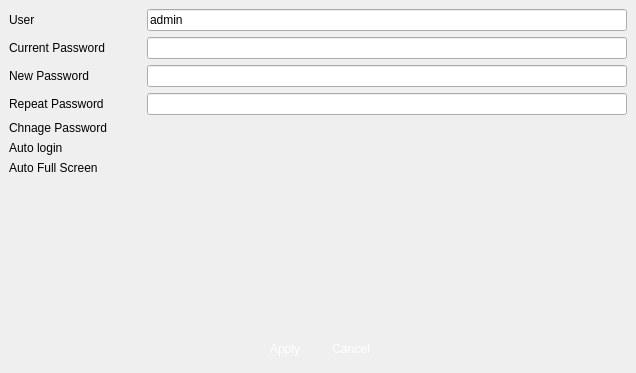
<?xml version="1.0" encoding="UTF-8"?>
<ui version="4.0">
 <class>VSCUser</class>
 <widget class="QWidget" name="VSCUser">
  <property name="geometry">
   <rect>
    <x>0</x>
    <y>0</y>
    <width>636</width>
    <height>373</height>
   </rect>
  </property>
  <property name="windowTitle">
   <string>Master Hard Disk Selecting</string>
  </property>
  <property name="windowIcon">
   <iconset>
    <normaloff>:/logo/resources/vscsmall.jpg</normaloff>:/logo/resources/vscsmall.jpg</iconset>
  </property>
  <layout class="QVBoxLayout" name="verticalLayout">
   <property name="spacing">
    <number>6</number>
   </property>
   <property name="leftMargin">
    <number>9</number>
   </property>
   <property name="topMargin">
    <number>9</number>
   </property>
   <property name="rightMargin">
    <number>9</number>
   </property>
   <property name="bottomMargin">
    <number>9</number>
   </property>
   <item>
    <layout class="QGridLayout" name="gridLayout">
     <property name="horizontalSpacing">
      <number>40</number>
     </property>
     <item row="5" column="0">
      <widget class="QLabel" name="label_6">
       <property name="text">
        <string>Auto login</string>
       </property>
      </widget>
     </item>
     <item row="1" column="0">
      <widget class="QLabel" name="label_2">
       <property name="text">
        <string>Current Password</string>
       </property>
      </widget>
     </item>
     <item row="6" column="0">
      <widget class="QLabel" name="label_3">
       <property name="text">
        <string>Auto Full Screen</string>
       </property>
      </widget>
     </item>
     <item row="0" column="0">
      <widget class="QLabel" name="label">
       <property name="text">
        <string>User</string>
       </property>
      </widget>
     </item>
     <item row="3" column="0">
      <widget class="QLabel" name="label_5">
       <property name="text">
        <string>Repeat Password</string>
       </property>
      </widget>
     </item>
     <item row="0" column="2">
      <widget class="QLineEdit" name="user">
       <property name="text">
        <string>admin</string>
       </property>
       <property name="readOnly">
        <bool>true</bool>
       </property>
      </widget>
     </item>
     <item row="2" column="2">
      <widget class="QLineEdit" name="newPasswd">
       <property name="maximumSize">
        <size>
         <width>16777215</width>
         <height>16777215</height>
        </size>
       </property>
       <property name="echoMode">
        <enum>QLineEdit::Password</enum>
       </property>
       <property name="readOnly">
        <bool>false</bool>
       </property>
      </widget>
     </item>
     <item row="6" column="2">
      <widget class="SwitchControl" name="autoFullScreen" native="true">
       <property name="minimumSize">
        <size>
         <width>0</width>
         <height>0</height>
        </size>
       </property>
       <property name="maximumSize">
        <size>
         <width>40</width>
         <height>25</height>
        </size>
       </property>
      </widget>
     </item>
     <item row="2" column="0">
      <widget class="QLabel" name="label_4">
       <property name="text">
        <string>New Password</string>
       </property>
      </widget>
     </item>
     <item row="1" column="2">
      <widget class="QLineEdit" name="curPasswd">
       <property name="maximumSize">
        <size>
         <width>16777215</width>
         <height>16777215</height>
        </size>
       </property>
       <property name="echoMode">
        <enum>QLineEdit::Password</enum>
       </property>
       <property name="readOnly">
        <bool>false</bool>
       </property>
      </widget>
     </item>
     <item row="3" column="2">
      <widget class="QLineEdit" name="repeatPasswd">
       <property name="maximumSize">
        <size>
         <width>16777215</width>
         <height>16777215</height>
        </size>
       </property>
       <property name="echoMode">
        <enum>QLineEdit::Password</enum>
       </property>
       <property name="readOnly">
        <bool>false</bool>
       </property>
      </widget>
     </item>
     <item row="5" column="2">
      <widget class="SwitchControl" name="autoLogin" native="true">
       <property name="minimumSize">
        <size>
         <width>0</width>
         <height>0</height>
        </size>
       </property>
       <property name="maximumSize">
        <size>
         <width>40</width>
         <height>25</height>
        </size>
       </property>
      </widget>
     </item>
     <item row="4" column="0">
      <widget class="QLabel" name="label_7">
       <property name="text">
        <string>Chnage Password</string>
       </property>
      </widget>
     </item>
     <item row="4" column="2">
      <widget class="SwitchControl" name="changePasswd" native="true">
       <property name="minimumSize">
        <size>
         <width>0</width>
         <height>0</height>
        </size>
       </property>
       <property name="maximumSize">
        <size>
         <width>40</width>
         <height>25</height>
        </size>
       </property>
      </widget>
     </item>
    </layout>
   </item>
   <item>
    <spacer name="verticalSpacer">
     <property name="orientation">
      <enum>Qt::Vertical</enum>
     </property>
     <property name="sizeHint" stdset="0">
      <size>
       <width>20</width>
       <height>40</height>
      </size>
     </property>
    </spacer>
   </item>
   <item>
    <layout class="QHBoxLayout" name="horizontalLayout">
     <item>
      <spacer name="horizontalSpacer">
       <property name="orientation">
        <enum>Qt::Horizontal</enum>
       </property>
       <property name="sizeHint" stdset="0">
        <size>
         <width>40</width>
         <height>20</height>
        </size>
       </property>
      </spacer>
     </item>
     <item>
      <widget class="QPushButton" name="pushButtonApply">
       <property name="minimumSize">
        <size>
         <width>60</width>
         <height>30</height>
        </size>
       </property>
       <property name="maximumSize">
        <size>
         <width>60</width>
         <height>30</height>
        </size>
       </property>
       <property name="styleSheet">
        <string notr="true">QPushButton { 
border:none;
color:white;
background-image: url(:/action/resources/button.png);}
QPushButton:hover {
	background-image: url(:/action/resources/buttonpress.png);}
QPushButton:pressed {
	background-image: url(:/action/resources/button.png);}
</string>
       </property>
       <property name="text">
        <string>Apply</string>
       </property>
       <property name="iconSize">
        <size>
         <width>60</width>
         <height>40</height>
        </size>
       </property>
      </widget>
     </item>
     <item>
      <widget class="QPushButton" name="pushButtonCancel">
       <property name="minimumSize">
        <size>
         <width>60</width>
         <height>30</height>
        </size>
       </property>
       <property name="maximumSize">
        <size>
         <width>60</width>
         <height>30</height>
        </size>
       </property>
       <property name="styleSheet">
        <string notr="true">QPushButton { 
border:none;
color:white;
background-image: url(:/action/resources/button.png);}
QPushButton:hover {
	background-image: url(:/action/resources/buttonpress.png);}
QPushButton:pressed {
	background-image: url(:/action/resources/button.png);}
</string>
       </property>
       <property name="text">
        <string>Cancel</string>
       </property>
       <property name="iconSize">
        <size>
         <width>60</width>
         <height>40</height>
        </size>
       </property>
      </widget>
     </item>
     <item>
      <spacer name="horizontalSpacer_2">
       <property name="orientation">
        <enum>Qt::Horizontal</enum>
       </property>
       <property name="sizeHint" stdset="0">
        <size>
         <width>40</width>
         <height>20</height>
        </size>
       </property>
      </spacer>
     </item>
    </layout>
   </item>
  </layout>
 </widget>
 <customwidgets>
  <customwidget>
   <class>SwitchControl</class>
   <extends>QWidget</extends>
   <header>common/switchcontrol.h</header>
   <container>1</container>
  </customwidget>
 </customwidgets>
 <resources>
  <include location="../../main/vscmainwindows.qrc"/>
 </resources>
 <connections/>
</ui>
